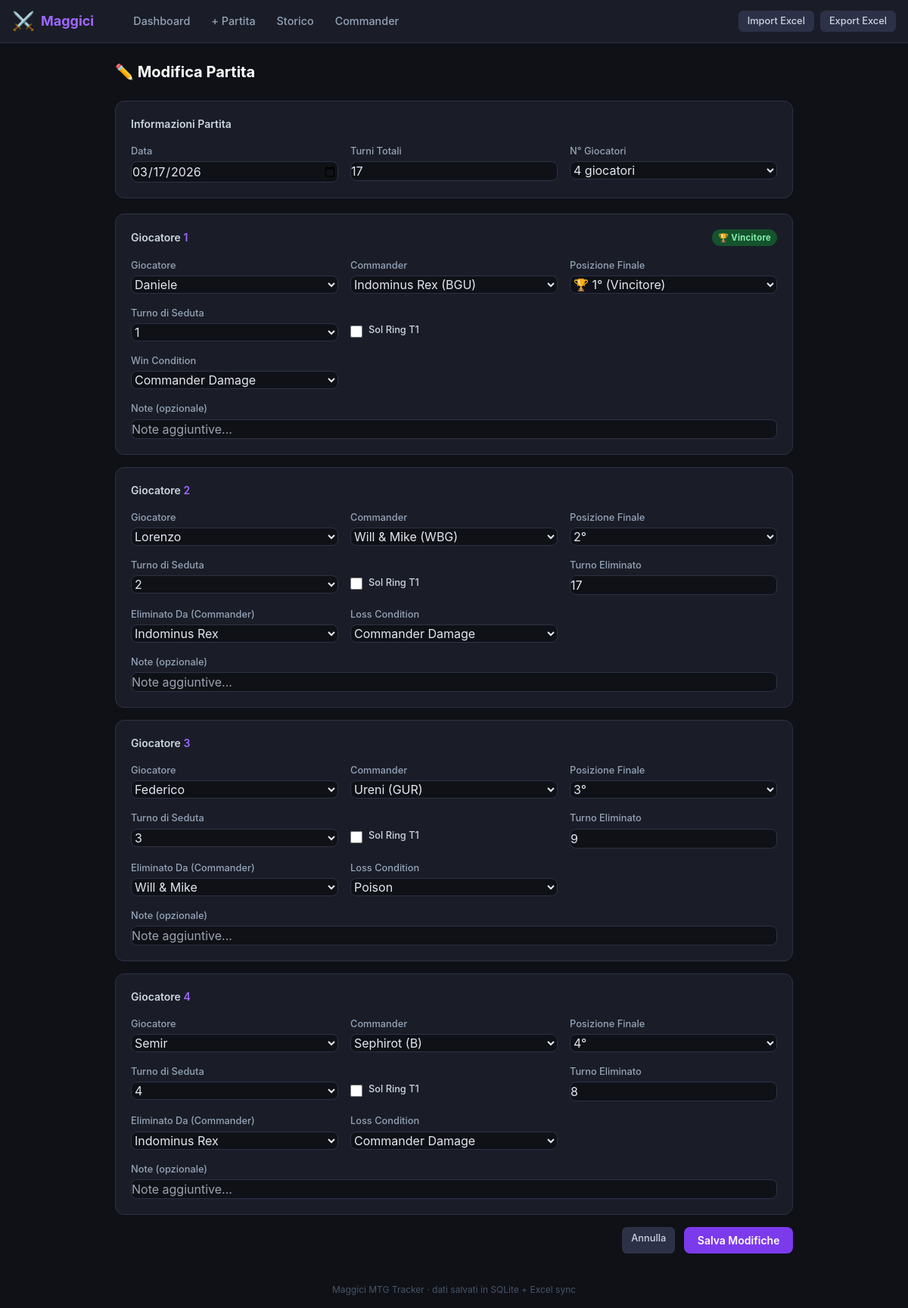
Page /game/32/edit on the committed database.
### app/models.py (models this page shows)
class Game(db.Model):
    __tablename__ = 'games'
    id = db.Column(db.Integer, primary_key=True)
    date = db.Column(db.Date, nullable=False)
    total_turns = db.Column(db.Integer)
    entries = db.relationship('GameEntry', backref='game', lazy=True,
                              cascade='all, delete-orphan',
                              order_by='GameEntry.finish')

class GameEntry(db.Model):
    __tablename__ = 'game_entries'
    id = db.Column(db.Integer, primary_key=True)
    game_id = db.Column(db.Integer, db.ForeignKey('games.id'), nullable=False)
    player_id = db.Column(db.Integer, db.ForeignKey('players.id'), nullable=False)
    commander_id = db.Column(db.Integer, db.ForeignKey('commanders.id'), nullable=False)
    finish = db.Column(db.Integer)
    turn_order = db.Column(db.Integer)
    sol_ring_t1 = db.Column(db.Boolean, default=False)
    turn_eliminated = db.Column(db.Integer)
    eliminated_by_id = db.Column(db.Integer, db.ForeignKey('commanders.id'), nullable=True)
    victory_condition = db.Column(db.String(50))
    loss_condition = db.Column(db.String(50))
    notes = db.Column(db.Text)

class Player(db.Model):
    __tablename__ = 'players'
    id = db.Column(db.Integer, primary_key=True)
    name = db.Column(db.String(50), unique=True, nullable=False)
    entries = db.relationship('GameEntry', foreign_keys='GameEntry.player_id',
                              backref='player', lazy=True)

class Commander(db.Model):
    __tablename__ = 'commanders'
    id = db.Column(db.Integer, primary_key=True)
    name = db.Column(db.String(100), unique=True, nullable=False)
    color_identity = db.Column(db.String(10), nullable=False)
    entries = db.relationship('GameEntry', foreign_keys='GameEntry.commander_id',
                              backref='commander', lazy=True)
    kills = db.relationship('GameEntry', foreign_keys='GameEntry.eliminated_by_id',
                            backref='eliminated_by_commander', lazy=True)

### app/routes.py (the view, shortened to what this page needs)
@main.route('/game/<int:game_id>/edit', methods=['GET', 'POST'])
def game_edit(game_id):
    game = Game.query.get_or_404(game_id)
    players = Player.query.order_by(Player.name).all()
    commanders = Commander.query.order_by(Commander.name).all()
    return render_template(
        'game_form.html',
        players=players,
        commanders=commanders,
        win_conditions=WIN_CONDITIONS,
        loss_conditions=LOSS_CONDITIONS,
        today=date.today().isoformat(),
        game=game,
    )

### app/templates/game_form.html (shortened to what this page needs)
{% extends "base.html" %}
{% block content %}
<div class="max-w-4xl mx-auto">
  <h1 class="text-xl font-bold text-white mb-6">
    {{ '✏️ Modifica Partita' if game else '➕ Nuova Partita' }}
  </h1>
  <form id="gameForm"
        method="POST"
        action="{{ url_for('main.game_edit', game_id=game.id) if game else url_for('main.game_new') }}">
    <div class="card p-5 mb-5">
      <h2 class="text-sm font-semibold text-slate-300 mb-4">Informazioni Partita</h2>
      <div class="grid grid-cols-3 gap-4">
        <div>
          <label>Data</label>
          <input type="date" name="date" required
                 value="{{ game.date.isoformat() if game else today }}">
        </div>
        <div>
          <label>Turni Totali</label>
          <input type="number" name="total_turns" min="1" max="50"
                 value="{{ game.total_turns or '' }}" placeholder="es. 12">
        </div>
        <div>
          <label>N° Giocatori</label>
          <select name="num_players" id="numPlayersSelect">
            {% for n in [3,4,5] %}
            <option value="{{ n }}"
              {% if game and game.entries|length == n %}selected
              {% elif not game and n == 4 %}selected{% endif %}>
              {{ n }} giocatori
            </option>
            {% endfor %}
          </select>
        </div>
      </div>
    </div>
    {% set existing = game.entries | sort(attribute='finish') if game else [] %}
    {% for i in range(5) %}
    {% set e = existing[i] if i < existing|length else none %}
    <div class="card p-5 mb-4 player-slot" id="slot{{ i }}" {% if i >= 4 %}style="display:none"{% endif %}>
      <div class="flex items-center justify-between mb-4">
        <h2 class="text-sm font-semibold text-slate-300">
          Giocatore <span class="slot-num text-mtg-accentL">{{ i+1 }}</span>
        </h2>
        <span id="winnerBadge{{ i }}" class="badge hidden"
              style="background:#14532d;color:#86efac">🏆 Vincitore</span>
      </div>
      <div class="grid grid-cols-2 md:grid-cols-3 gap-4">
        <div>
          <label>Giocatore</label>
          <select name="p{{ i }}_player" required>
            {% for p in players %}
            <option value="{{ p.id }}"
              {% if e and e.player_id == p.id %}selected{% endif %}>
              {{ p.name }}
            </option>
            {% endfor %}
          </select>
        </div>
        <div>
          <label>Commander</label>
          <select name="p{{ i }}_commander" required>
            {% for c in commanders %}
            <option value="{{ c.id }}"
              {% if e and e.commander_id == c.id %}selected{% endif %}>
              {{ c.name }} ({{ c.color_identity }})
            </option>
            {% endfor %}
          </select>
        </div>
        <div>
          <label>Posizione Finale</label>
          <select name="p{{ i }}_finish" class="finish-select" data-slot="{{ i }}" required>
            {% for pos in range(1,6) %}
            <option value="{{ pos }}"
              {% if e and e.finish == pos %}selected{% endif %}>
              {% if pos == 1 %}🏆 1° (Vincitore){% else %}{{ pos }}°{% endif %}
            </option>
            {% endfor %}
          </select>
        </div>
        <div>
          <label>Turno di Seduta</label>
          <select name="p{{ i }}_turn_order">
            {% for t in range(1,6) %}
            <option value="{{ t }}"
              {% if e and e.turn_order == t %}selected{% endif %}>
              {{ t }}
            </option>
            {% endfor %}
          </select>
        </div>
        <div class="flex items-center gap-2 pt-5">
          <input type="checkbox" name="p{{ i }}_sol_ring" id="sr{{ i }}"
                 class="w-4 h-4 accent-amber-400"
                 style="width:1rem;height:1rem"
                 {% if e and e.sol_ring_t1 %}checked{% endif %}>
          <label for="sr{{ i }}" class="mt-0 text-slate-300 cursor-pointer">Sol Ring T1</label>
        </div>
        <div class="loser-field" id="turnElimDiv{{ i }}">
          <label>Turno Eliminato</label>
          <input type="number" name="p{{ i }}_turn_eliminated" min="1" max="50"
                 value="{{ e.turn_eliminated or '' if e else '' }}" placeholder="es. 8">
        </div>
      </div>
      <div class="grid grid-cols-2 md:grid-cols-3 gap-4 mt-4">
        <div class="loser-field" id="elimByDiv{{ i }}">
          <label>Eliminato Da (Commander)</label>
          <select name="p{{ i }}_eliminated_by">
            {% for c in commanders %}
            <option value="{{ c.id }}"
              {% if e and e.eliminated_by_id == c.id %}selected{% endif %}>
              {{ c.name }}
            </option>
            {% endfor %}
          </select>
        </div>
        <div class="winner-field hidden" id="victoryDiv{{ i }}">
          <label>Win Condition</label>
          <select name="p{{ i }}_victory_condition">
            {% for wc in win_conditions %}
            <option value="{{ wc }}"
              {% if e and e.victory_condition == wc %}selected{% endif %}>
              {{ wc }}
            </option>
            {% endfor %}
          </select>
        </div>
        <div class="loser-field" id="lossDiv{{ i }}">
          <label>Loss Condition</label>
          <select name="p{{ i }}_loss_condition">
            {% for lc in loss_conditions %}
            <option value="{{ lc }}"
              {% if e and e.loss_condition == lc %}selected{% endif %}>
              {{ lc }}
            </option>
            {% endfor %}
          </select>
        </div>
        <div class="col-span-2 md:col-span-3">
          <label>Note (opzionale)</label>
          <input type="text" name="p{{ i }}_notes"
                 value="{{ e.notes or '' if e else '' }}" placeholder="Note aggiuntive...">
        </div>
      </div>
    </div>
    {% endfor %}
    <div class="flex gap-3 justify-end mt-2">
      <a href="{{ url_for('main.history') }}" class="btn-sm">Annulla</a>
      <button type="submit" class="btn-primary">
        {{ 'Salva Modifiche' if game else 'Salva Partita' }}
      </button>
    </div>
  </form>
</div>
{% endblock %}

### app/templates/base.html (style rules this page uses)
body { background-color: #0f1117; color: #e2e8f0; font-family: 'Inter', system-ui, sans-serif; }
.card { background: #1a1d27; border: 1px solid #2d3147; border-radius: 0.75rem; }
.btn-primary { background: #7c3aed; color: #fff; padding: .45rem 1.1rem; border-radius: .5rem; font-weight: 600; font-size: .875rem; transition: background .15s; }
.btn-sm { background: #2d3147; color: #cbd5e1; padding: .3rem .75rem; border-radius: .4rem; font-size: .8rem; font-weight: 500; transition: background .15s; }
input, select, textarea { background: #0f1117; border: 1px solid #2d3147; color: #e2e8f0; border-radius: .5rem; padding: .45rem .75rem; font-size: .875rem; width: 100%; transition: border-color .15s; }
label { font-size: .8rem; font-weight: 500; color: #94a3b8; margin-bottom: .25rem; display: block; }
.badge { display: inline-block; padding: .15rem .5rem; border-radius: 9999px; font-size: .7rem; font-weight: 700; letter-spacing: .03em; }

### rows in the picture
Game: date "03/17/2026", total_turns "17"
GameEntry: player.name "Daniele", commander.name "Indominus Rex (BGU)", finish "🏆 1° (Vincitore)", turn_order "1", victory_condition "Commander Damage"
GameEntry: player.name "Lorenzo", commander.name "Will & Mike (WBG)", finish "2°", turn_order "2", turn_eliminated "17", eliminated_by.name "Indominus Rex", loss_condition "Commander Damage"
GameEntry: player.name "Federico", commander.name "Ureni (GUR)", finish "3°", turn_order "3", turn_eliminated "9", eliminated_by.name "Will & Mike", loss_condition "Poison"
GameEntry: player.name "Semir", commander.name "Sephirot (B)", finish "4°", turn_order "4", turn_eliminated "8", eliminated_by.name "Indominus Rex", loss_condition "Commander Damage"

### other values in the picture
{{ '✏️ Modifica Partita' if game else '➕ Nuova Partita' }} "✏️ Modifica Partita"
{{ i+1 }} "1" "2" "3" "4"
{{ 'Salva Modifiche' if game else 'Salva Partita' }} "Salva Modifiche"
form field num_players "4 giocatori"
